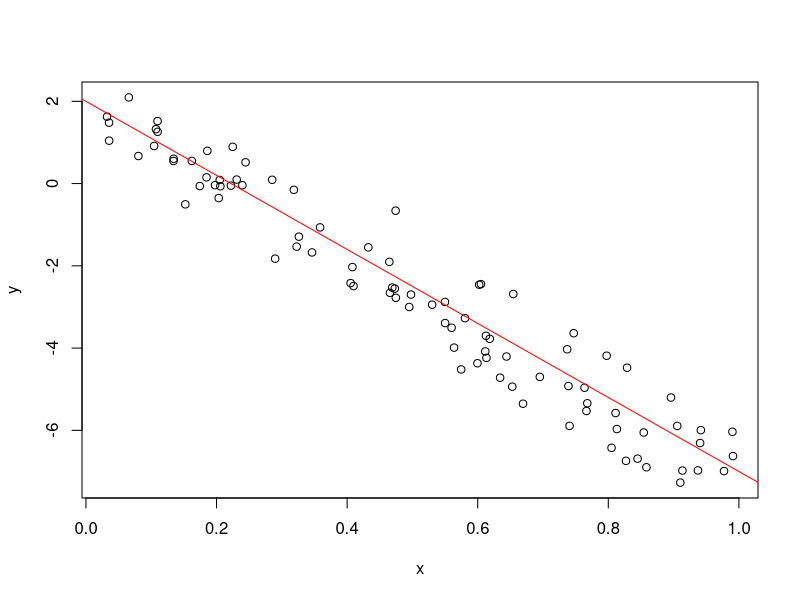

R code for this plot:
getwd()
a <- 2
b <- -9
n <- 90
sig_sq <- 0.5
x <- runif(n)
y <- a + b *x +rnorm(n, sd =sqrt(sig_sq))
(avg_x <- mean(x))
objects()
write(avg_x, "avg_x.txt")
plot(x,y)
abline(a,b, col="red")
x
dev.print(pdf, "toy_line_plot.pdf")